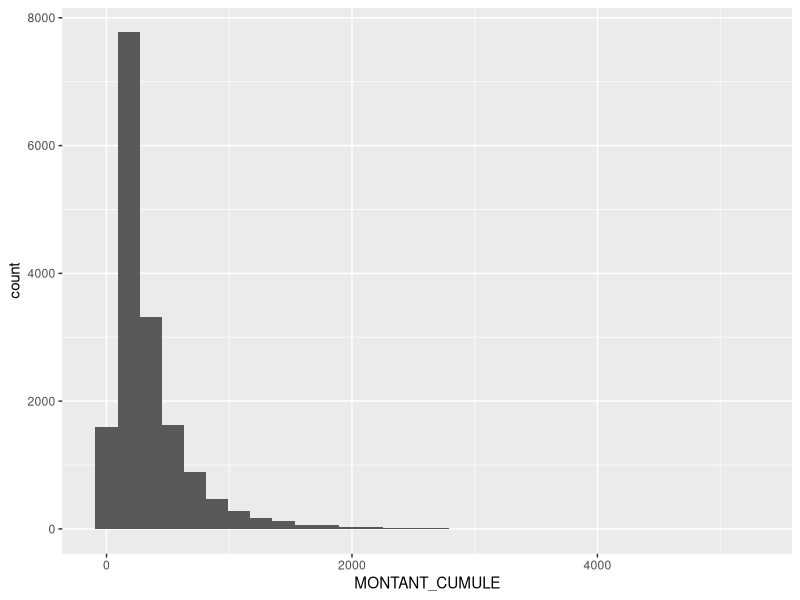
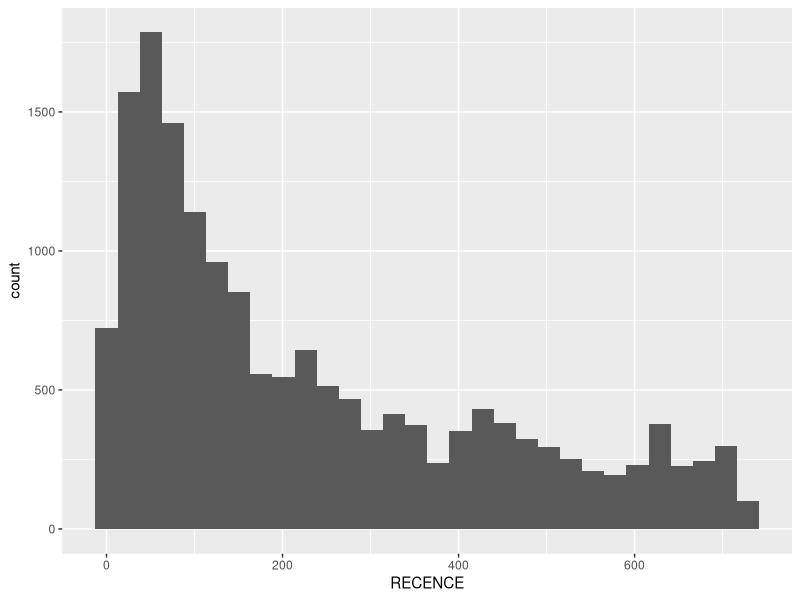

Generate these figures, in order, with R: (Note: this script raises an error after producing the figures.)
#######################################
##    Econometrics of Marketing      ##
##          RFM Analysis             ##
#######################################
## Author: Maria Bugge               ##
## Created: September 2018           ##
## Last modified: November 18        ##
#######################################

# 1- Set up ---------------------------
library(readxl)
db <- read_excel("df.xlsx")
View(db)
#First things first: remove the last two rows (they are just column totals)
db <-db[! is.na(db$ID_INDIVIDU),]
#35957 observations; 35955 customers.
#Active: 16512 (46%); inactive: 19443 (54%)

db$actif[! is.na(db$MONTANT_CUMULE)]<-1
db$actif[is.na(db$MONTANT_CUMULE)]<-0

# Info --------------------------------------------
#New customers = customers < 1 year 

#step1: RFM analysis for all the active customers
#step 2: special group for new customers (active under 1 year)
#step3: inactive group
#The new customers and old customers are a separate group BUT you do RFM on ALL active customers,
#then later you separate them (or else doing RFM has no point)

# 2 - RFM -----------------------------------------
#RFM, the 3 variables used: db$recene (R); db$montant_cumule (M) and db$nb_visites (F)
#We do RFM analysis on all active customers

# 2a) Monetary -------
#I plot histograms to get an idea on where to cut
library(ggplot2)
ggplot(subset(db,! is.na(db$MONTANT_CUMULE))) + 
  geom_histogram(aes(MONTANT_CUMULE))
 #weak: <165; medium: 165<= . <= 342; high: >342

db$Mcut[db$actif=="oui" & db$MONTANT_CUMULE<165]<-1
db$Mcut[db$actif=="oui" & db$MONTANT_CUMULE>=165 & db$MONTANT_CUMULE<=342]<-2
db$Mcut[db$actif=="oui" & db$MONTANT_CUMULE>342]<-3

#2b) Frequency -------

db$Fcut[db$actif=="oui" & db$NB_VISITE==1]<-1
db$Fcut[db$actif=="oui" & db$NB_VISITE>=2 & db$NB_VISITE<=3]<-2
db$Fcut[db$actif=="oui" & db$NB_VISITE>3]<-3

# FM cut ------------
db$FMcut[db$actif=="oui" & (db$Mcut==1 & db$Fcut == 1) | db$actif=="oui" & (db$Mcut == 1 & db$Fcut == 2) | db$actif=="oui" & (db$Mcut == 2 & db$Fcut == 1)]<-"w"
db$FMcut[db$actif=="oui" & (db$Mcut==2 & db$Fcut == 2) | db$actif=="oui" & (db$Mcut == 1 & db$Fcut == 3) | db$actif=="oui" & (db$Mcut == 3 & db$Fcut == 1)]<-"m"
db$FMcut[db$actif=="oui" & (db$Mcut==3 & db$Fcut == 2) | db$actif=="oui" & (db$Mcut == 3 & db$Fcut == 3) | db$actif=="oui" &  (db$Mcut == 2 & db$Fcut == 3)]<-"h"
#db$FMcut[db$Mcut==0 & db$Fcut==0]<-"unactive"

#2c Recency --------
#Now for the recency. Recency = number of days since last purchase --> the higher the worse the client
ggplot(subset(db,! is.na(db$MONTANT_CUMULE))) + 
  geom_histogram(aes(RECENCE))

#the higher the number of days the weaker the customer
db$Rcut[db$actif=="oui" & db$RECENCE<87]<-3
db$Rcut[db$actif=="oui" & db$RECENCE>=87 & db$RECENCE<277]<-2
db$Rcut[db$actif=="oui" & db$RECENCE>277]<-1
#db$Rcut[db$actif != "oui"]<-0
#---
RFM<-table(active$Rcut,active$FMcut)

db$cust[db$ANCIENNETE<=1]<-"newcustomers"
db$cust[db$actif=="oui" & ((db$Rcut==3 & db$FMcut=="h") | (db$FMcut=="h" & db$Rcut==2))]<-"topcustomers"
db$cust[db$actif=="oui" & ((db$FMcut=="m" & db$Rcut==3) | (db$Rcut==2 & db$FMcut=="m"))]<-"goodcustomers"
db$cust[db$actif=="oui" & ((db$FMcut=="h" & db$Rcut==1) | (db$FMcut=="m" & db$Rcut==1))]<-"decelaration"
db$cust[db$actif=="oui" & ((db$FMcut=="w" & db$Rcut==3) | (db$FMcut=="w" & db$Rcut==2))]<-"smallcustomers"
db$cust[db$actif=="oui" & (db$FMcut=="w" & db$Rcut==1)]<-"weakcustomers"
db$cust[db$actif=="non"]<-"unactive"

sum(db$ANCIENNETE<=1 & is.na(db$MONTANT_CUMULE)) #we have 186 UNACTIVE NEW CUSTOMERS

#Loyalty program
db$loyalty[db$NB_CADEAUX==0]<-"insensible"
db$loyalty[db$NB_CADEAUX>=1 & db$NB_CADEAUX<=3]<-"reactive"
db$loyalty[db$NB_CADEAUX>3]<-"addict"
db$loyalty[is.na(db$NB_CADEAUX)]<-"empty"

#Eclectisism: number of different lines (1 line, 2 lines, 3 lines, empty)
db$eclectism[(db$NB_LIGNE_DIFF==1)]<-1
db$eclectism[db$NB_LIGNE_DIFF==2]<-2
db$eclectism[db$NB_LIGNE_DIFF==3]<-3
db$eclectism[is.na(db$NB_LIGNE_DIFF)]<-0


#Diversifications: number of different families
db$diversif[db$NB_FAM_DIFF<=2 & db$NB_FAM_DIFF>=1]<-"basic"
db$diversif[db$NB_FAM_DIFF>=3 & db$NB_FAM_DIFF<=5]<-"diversified"
db$diversif[db$NB_FAM_DIFF>=6 & db$NB_FAM_DIFF<=15]<-"addict"
db$diversif[is.na(db$NB_FAM_DIFF)]<-"empty"

#Store attachment: part of purchases (visits) in the administrator store:
db$store_attach[db$PART_VIST_MAG_GEST<0.7]<-"weak"
db$store_attach[db$PART_VIST_MAG_GEST >=0.7 & db$PART_VIST_MAG_GEST<1]<-"medium"
db$store_attach[db$PART_VIST_MAG_GEST ==1]<-"high"


db$NEWCUSTOMER[db$ANCIENNETE<=1]<-"YES"
#-----------------------------------------
